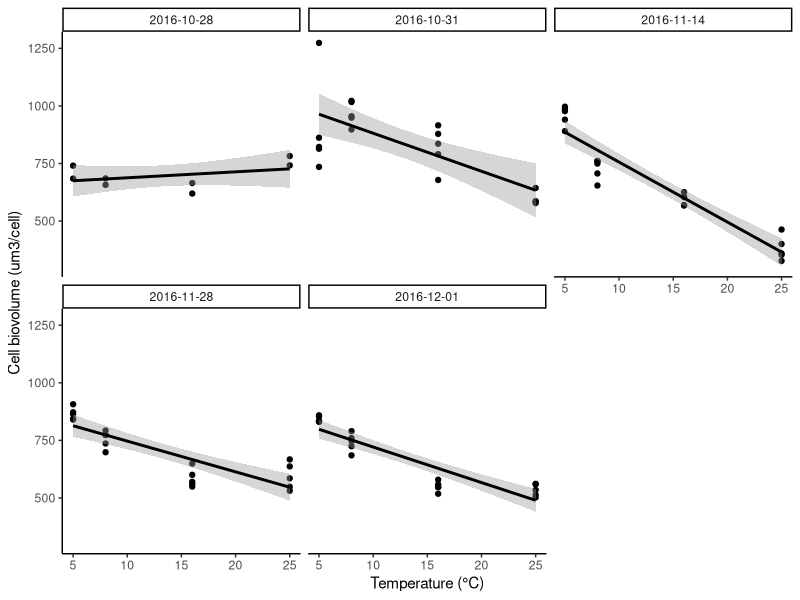
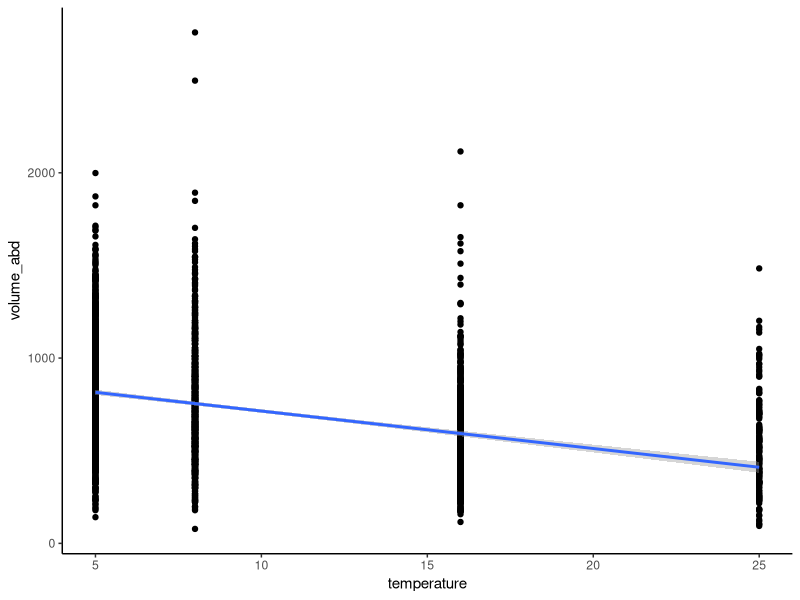

The R script that drew these images, in order: (Note: this script raises an error after producing the figures.)


library(tidyverse)
library(broom)
library(lubridate)

size_data <- read_csv("data-processed/k-temp-size.csv")
size_data_nov28 <- read_csv("data-processed/k-temp-all-cell-sizes-nov28.csv")
size_data_nov14 <- read_csv("data-processed/k-temp-all-cell-sizes-nov14.csv")
size_data_dec1 <- read_csv("data-processed/k-temp-all-cell-sizes-dec1.csv")
size_data_oct31 <- read_csv("data-processed/k-temp-all-cell-sizes-oct31.csv")
size_data_oct28 <- read_csv("data-processed/k-temp-all-cell-sizes-oct28.csv")

all_sizes <- bind_rows(size_data_oct28, size_data_dec1, size_data_nov14, size_data_nov28, size_data_oct31)


size_data %>% 
	lm(cell_volume ~ temperature, data = .) %>% summary()

library(viridis)
all_sizes %>% 
	mutate(date = ymd(date)) %>% 
	filter(temperature < 32) %>% 
	group_by(temperature, rep, date) %>% 
	summarise(mean_size = mean(volume_abd)) %>% 
	ungroup() %>% 
	ggplot(aes(x = temperature, y = mean_size)) + geom_point() +
	geom_smooth(method = "lm", color = "black") + theme_classic() + 
	facet_wrap( ~ date) + ylab("Cell biovolume (um3/cell)") + xlab("Temperature (°C)")
	

all_sizes %>% 
	mutate(date = ymd(date)) %>% 
	filter(date == "2016-12-01") %>% 
	group_by(temperature, rep) %>%
	# ggplot(aes(x = temperature, y = volume_abd, group = date, color = date)) + geom_point() +
	# geom_smooth(method = "lm") + theme_classic()
	summarise(mean_size = mean(volume_abd)) %>% 
	ungroup() %>%
	do(tidy(lm(mean_size ~ temperature, data = .), conf.int = TRUE)) %>% View

(-15.42491/842.1866)*100 ## equivalent to a -1.83 decline in cell size per degree C

all_sizes %>% 
	mutate(date = ymd(date)) %>% 
	filter(date > "2016-11-29") %>% 
	# group_by(temperature, rep) %>%
	ggplot(aes(x = temperature, y = volume_abd)) + geom_point() +
	geom_smooth(method = "lm") + theme_classic()


(-14.03984/842.209)*100 ## ok on the last day, we're seeing -1.67% decrease in cell size


size_data_all_2 %>% 
	lm(volume_abd ~ temperature, data = .) %>% summary()

size_data_all_2 %>% 
	ggplot(aes(x = temperature, y = volume_abd)) + geom_point() +
	geom_smooth(method = "lm")

size_data_all_2 %>% 
	group_by(temperature, rep) %>% 
	summarise(mean_size = mean(volume_abd)) %>%
	ungroup() %>% 
	ggplot(aes(x = temperature, y = mean_size)) + geom_point() +
	geom_smooth(method = "lm")
	lm(mean_size ~ temperature, data = .) %>% summary()
	
	size_data_all %>% 
		filter(temperature == 5) %>% 
		ungroup() %>% 
		summarise(mean_size = mean(volume_abd)) 
	
	(-16.241 / 863)*100
	
	TT_fit %>% 
		filter(temperature == 5) %>% View
